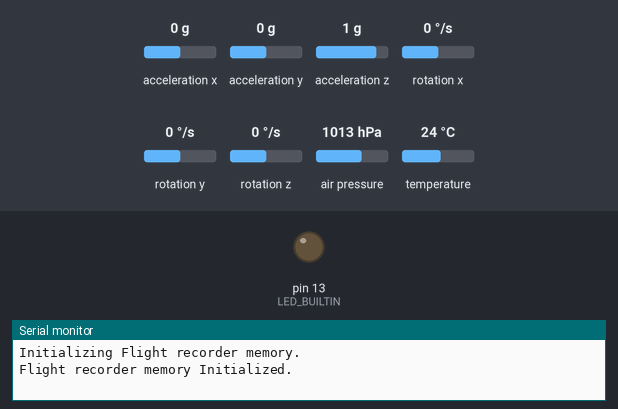
A sketch run on a simulated Arduino Uno, built with avr-gcc and run on an emulated ATmega328P. Parts: output pins drawn as LEDs (lit = HIGH), the last lines printed to the serial monitor. The inputs (shaded band) are chosen by the test bench; at power-on: acceleration x 0 g, acceleration y 0 g, acceleration z 1 g, rotation x 0 °/s, rotation y 0 °/s, rotation z 0 °/s, air pressure 1013 hPa, temperature 24 °C. Storage starts empty.

Above: at 0.1 s.
At 2.4 s:
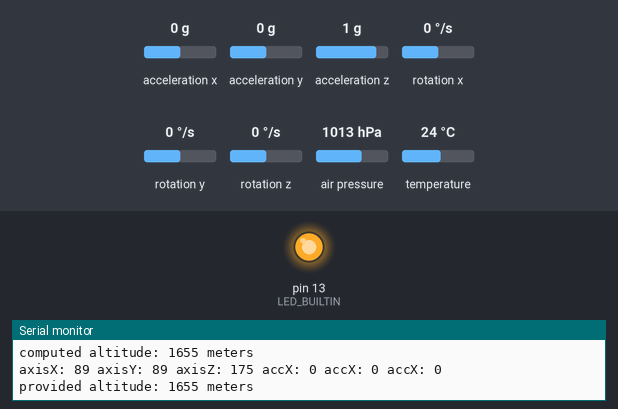
2.5 s: acceleration x set to -1.4 g
5.6 s: acceleration y set to -1.4 g
8.7 s: acceleration z set to -0.8 g
11.8 s: rotation x set to -192 °/s
Timing chart, 0 to 14.8 s (numbered marks = the images above; inputs shaded):
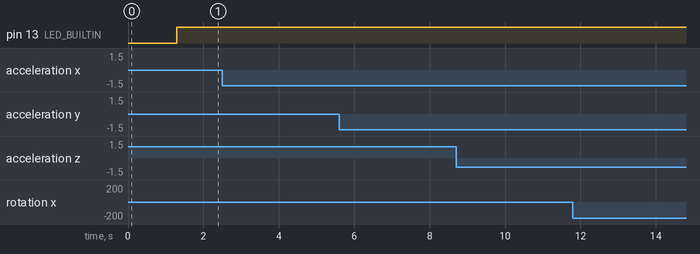

The sketch:

flightphysc_TestFlightConfiguration1_0.ino
```cpp
/*
  FlightPhysc_TestFlightConfiguration1_0

  Flight Software for Glowstone GLST-LVI Launch Vehicle.

  modified 20 April 2022
  by sLab Aerospace

  This code is in the public domain under Creative Commons lisence.

  https://slabaerospace.co/avionics/software/flightphysc1_0
*/

// include libraries
#include <SPI.h>
#include <SD.h>
#include <SFE_BMP180.h>
#include <Wire.h>
#include "I2Cdev.h"
#include "MPU6050.h"

File flightRecorder;
SFE_BMP180 barometer;
MPU6050 mpu;


// define variables
#define ALTITUDE 1655.0

int16_t ax, ay, az;
int16_t gx, gy, gz;
int valx , valy , valz;
int valgx , valgy , valgz;

void setup() {
  Serial.begin(9600);
  pinMode(LED_BUILTIN, OUTPUT);

  // flight recorder memory initialization
  Serial.println("Initializing Flight recorder memory.");

  if (!SD.begin(4)) {
    Serial.println("Flight recorder memory Initialization failed.");
    while (1);
  }
  Serial.println("Flight recorder memory Initialized.");

  delay(1000);

  // barometer initialization
  Serial.println("Initializing Barometer.");
  if (barometer.begin())
    Serial.println("Barometer Initialized.");
  else
  {
    Serial.println("Barometer Initialization failed.");
    while(1);
  }

  // mpu initialization
  Serial.println("Initializing MPU");
  mpu.initialize();
  Serial.println(mpu.testConnection() ? "Connected" : "Connection failed");

	delay(100);

  // open the flight recorder memory.
  flightRecorder = SD.open("flight.txt", FILE_WRITE);

  // write flight recorder memory header.
  if (flightRecorder) {
    Serial.println("writing flight recorder memory header");

    flightRecorder.println("FlightPhysc 1.0_TestFlightConfiguration - UTF-8");
    flightRecorder.println("Glowstone Flight Test 1 Flight Recorder");

    flightRecorder.print(millis());
    flightRecorder.println(" R (T+,PALT,TEMP,APRS,SPRS,CALT,AXX,AXY,AXZ,ACX,ACY,ACZ)");
    // close the flight recorder memory.
    flightRecorder.close();


  } else {
    // print an error if flight recorder memory failed:
    Serial.println("unable to write on flight recorder memory");
  }

  // re-open the file for reading:
  flightRecorder = SD.open("flight.txt");
  if (flightRecorder) {
    Serial.println("flight.txt:");

    // read from the file until there's nothing else in it:
    while (flightRecorder.available()) {
      Serial.write(flightRecorder.read());
    }
    // close the file:
    flightRecorder.close();
  } else {
    // if the file didn't open, print an error:
    Serial.println("error opening flight.txt");
  }
}

void loop() {
  flightRecorder = SD.open("flight.txt", FILE_WRITE);
  digitalWrite(LED_BUILTIN, HIGH);
  if (flightRecorder) {

  char status;
  double T,P,p0,a;

  Serial.println();
  Serial.print("provided altitude: ");
  Serial.print(ALTITUDE,0);
  Serial.println(" meters");

  flightRecorder.print(millis());
  flightRecorder.print(",");
  flightRecorder.print(ALTITUDE,0);
  flightRecorder.print(",");


  status = barometer.startTemperature();
  if (status != 0)
  {

    delay(status);

    status = barometer.getTemperature(T);
    if (status != 0)
    {

      Serial.print("temperature: ");
      Serial.print(T,2);
      Serial.println(" degC");

      flightRecorder.print(T,2);
      flightRecorder.print(",");

      status = barometer.startPressure(3);
      if (status != 0)
      {

        delay(status);

        status = barometer.getPressure(P,T);
        if (status != 0)
        {

          Serial.print("absolute pressure: ");
          Serial.print(P,2);
          Serial.println(" millibar");

          flightRecorder.print(P,2);
          flightRecorder.print(",");

          p0 = barometer.sealevel(P,ALTITUDE);
          Serial.print("relative (sea-level) pressure: ");
          Serial.print(p0,2);
          Serial.println(" millibar, ");

          flightRecorder.print(p0,2);
          flightRecorder.print(",");

          a = barometer.altitude(P,p0);
          Serial.print("computed altitude: ");
          Serial.print(a,0);
          Serial.println(" meters");

          flightRecorder.print(a,0);
          flightRecorder.print(",");


        }
        else Serial.println("error retrieving pressure measurement\n");
      }
      else Serial.println("error starting pressure measurement\n");
    }
    else Serial.println("error retrieving temperature measurement\n");
  }
  else Serial.println("error starting temperature measurement\n");

  mpu.getMotion6(&ax, &ay, &az, &gx, &gy, &gz);
  valx = map(ax, -17000, 17000, 0, 179);
  valy = map(ay, -17000, 17000, 0, 179);
  valz = map(az, -17000, 17000, 0, 179);
  valgx = map(gx, -17000, 17000, -7, 7);
  valgy = map(gy, -17000, 17000, -7, 7);
  valgz = map(gz, -17000, 17000, -7, 7);

  Serial.print("axisX: ") ;
  Serial.print(valx) ;
  flightRecorder.print(valx);
  flightRecorder.print(",");

  Serial.print(" axisY: ") ;
  Serial.print(valy) ;
  flightRecorder.print(valy);
  flightRecorder.print(",");

  Serial.print(" axisZ: ") ;
  Serial.print(valz) ;
  flightRecorder.print(valz);
  flightRecorder.print(",");

  Serial.print(" accX: ") ;
  Serial.print(valgx) ;
  flightRecorder.print(valgx);
  flightRecorder.print(",");

  Serial.print(" accX: ") ;
  Serial.print(valgy) ;
  flightRecorder.print(valgy);
  flightRecorder.print(",");

  Serial.print(" accX: ") ;
  Serial.println(valgz) ;
  flightRecorder.println(valgz);

  flightRecorder.close();

  delay(325);
  digitalWrite(LED_BUILTIN, LOW);

  } else {
    // print an error if flight recorder memory failed:
    Serial.println("unable to write on flight recorder memory");
  }
}
```
